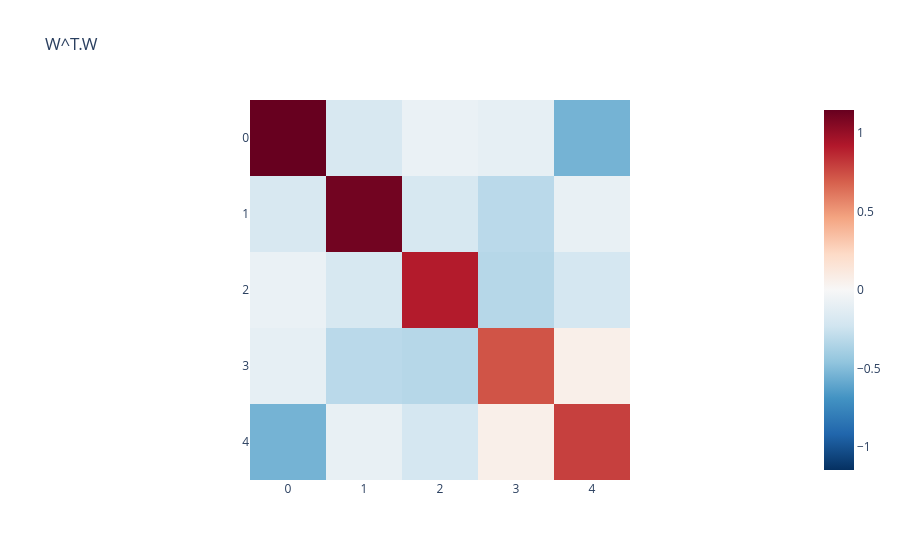
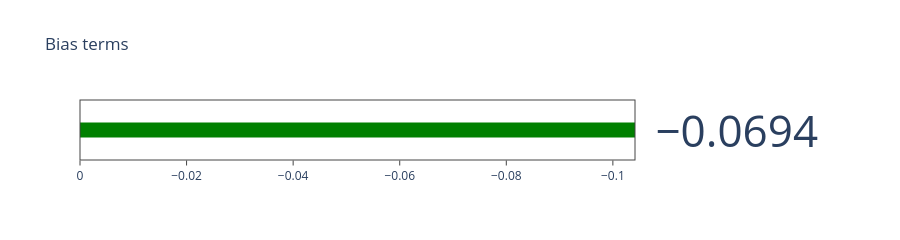

Notebook code for these charts, in order:
### Markdown cell above
## Analyzing superposition


### Let's first visualise the hidden layer weight matrix

We use $W^T W$ for visualizing the hidden layer weight matrix. It resembles an identity matrix. Which is expected, since the output is just a reconstruction of the input. We also see some noise which is primarily because of the interference in the superposition. This interference noise is suppressed by the bias. 

<img src="./images/tms_wtw.png">
<img src="./images/tms_bias.png">

### Code cell
W_dot = einops.einsum(model.W, model.W, "n_inst d_feat1 d_hidden, n_inst d_feat2 d_hidden -> n_inst d_feat1 d_feat2")
W_dot = einops.reduce(W_dot, "n_inst d_feat1 d_feat2 -> d_feat1 d_feat2", "mean")
b = model.b_final.detach().cpu().mean(dim=[0, 1]).item()

px.imshow(
    W_dot.detach().cpu().numpy(),
    color_continuous_scale="RdBu_r",
    color_continuous_midpoint=0,
    title="W^T.W",
).show()

go.Figure(
    go.Indicator(
        mode="gauge+number",
        value=b,
        gauge={"shape": "bullet"},
    ),
    layout=go.Layout(
        title="Bias terms",
        height=200,
    )
).show()

### Figure 1 — Plotly figure (JSON) as saved in the notebook; plotly's stock layout.template omitted (floating-point values rounded to 4 significant figures)
{"data": [{"coloraxis": "coloraxis", "hovertemplate": "x: %{x}<br>y: %{y}<br>color: %{z}<extra></extra>", "name": "0", "type": "heatmap", "xaxis": "x", "yaxis": "y", "z": [[1.146, -0.1867, -0.07581, -0.104, -0.5419], [-0.1867, 1.111, -0.1952, -0.3117, -0.08878], [-0.07581, -0.1952, 0.9091, -0.3279, -0.2026], [-0.104, -0.3117, -0.3279, 0.7272, 0.06604], [-0.5419, -0.08878, -0.2026, 0.06604, 0.7897]]}], "layout": {"coloraxis": {"cmid": 0, "colorscale": [[0, "rgb(5,48,97)"], [0.1, "rgb(33,102,172)"], [0.2, "rgb(67,147,195)"], [0.3, "rgb(146,197,222)"], [0.4, "rgb(209,229,240)"], [0.5, "rgb(247,247,247)"], [0.6, "rgb(253,219,199)"], [0.7, "rgb(244,165,130)"], [0.8, "rgb(214,96,77)"], [0.9, "rgb(178,24,43)"], [1, "rgb(103,0,31)"]]}, "title": {"text": "W^T.W"}, "xaxis": {"anchor": "y", "constrain": "domain", "domain": [0, 1], "scaleanchor": "y"}, "yaxis": {"anchor": "x", "autorange": "reversed", "constrain": "domain", "domain": [0, 1]}}}

### Figure 2 — Plotly figure (JSON) as saved in the notebook; plotly's stock layout.template omitted (floating-point values rounded to 4 significant figures)
{"data": [{"gauge": {"shape": "bullet"}, "mode": "gauge+number", "type": "indicator", "value": -0.06943}], "layout": {"height": 200, "title": {"text": "Bias terms"}}}
